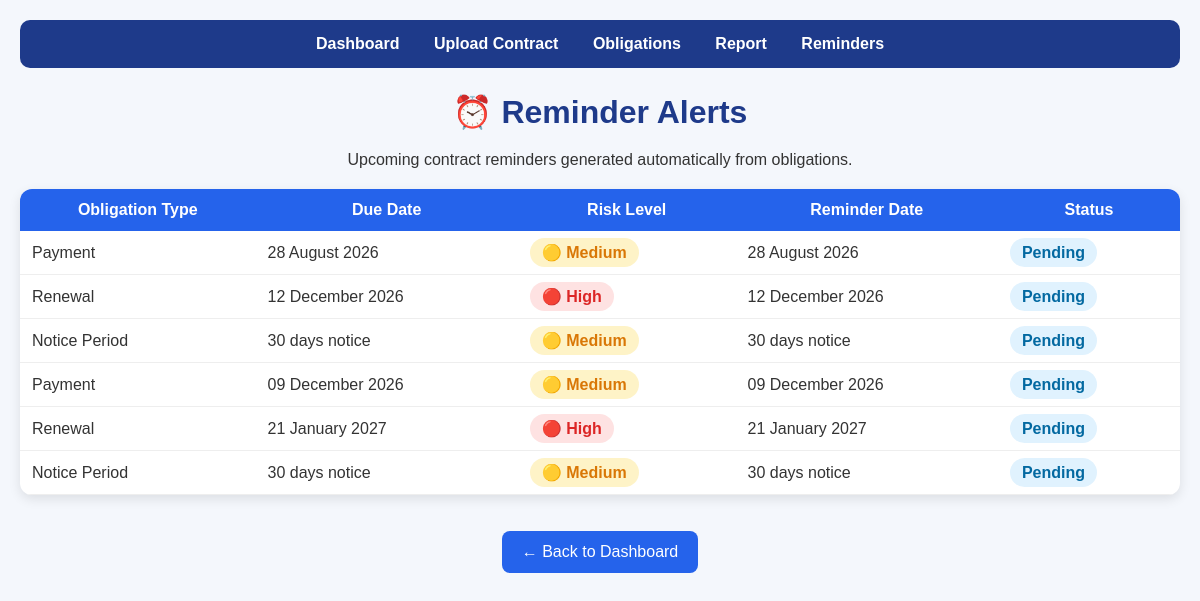
The app's page /reminders with its own data.
### tables this page shows
CREATE TABLE reminders(
        id INTEGER PRIMARY KEY AUTOINCREMENT,
        obligation_id INTEGER,
        reminder_date TEXT,
        status TEXT
    );

CREATE TABLE obligations(
        id INTEGER PRIMARY KEY AUTOINCREMENT,
        contract_id INTEGER,
        obligation_type TEXT,
        due_date TEXT,
        responsible_person TEXT,
        clause_text TEXT,
        risk_level TEXT,
        summary TEXT
    );

### app.py (the view)
@app.route('/reminders')
def reminders():
    conn = sqlite3.connect('database/contracts.db')
    cursor = conn.cursor()
    cursor.execute("""
        SELECT
            obligations.obligation_type,
            obligations.due_date,
            obligations.risk_level,
            reminders.reminder_date,
            reminders.status
        FROM reminders
        JOIN obligations
        ON reminders.obligation_id = obligations.id
    """)
    reminders_data = cursor.fetchall()
    conn.close()
    return render_template(
        'reminders.html',
        reminders=reminders_data
    )

### templates/reminders.html (shortened to what this page needs)
<!DOCTYPE html>
<html>
<head>
    <link rel="stylesheet" href="{{ url_for('static', filename='css/style.css') }}">
</head>
<body>
<div class="container">
    <nav>
        <a href="/dashboard">Dashboard</a>
        <a href="/upload">Upload Contract</a>
        <a href="/obligations">Obligations</a>
        <a href="/report">Report</a>
        <a href="/reminders">Reminders</a>
    </nav>
    <h1>⏰ Reminder Alerts</h1>
    <p style="text-align:center; margin-bottom:20px;">
        Upcoming contract reminders generated automatically from obligations.
    </p>
    <table>
        <tr>
            <th>Obligation Type</th>
            <th>Due Date</th>
            <th>Risk Level</th>
            <th>Reminder Date</th>
            <th>Status</th>
        </tr>
        {% for item in reminders %}
        <tr>
            <td>{{ item[0] }}</td>
            <td>{{ item[1] }}</td>
            {% if item[2] == "High" %}
            <td><span class="risk-high">🔴 High</span></td>
            {% elif item[2] == "Medium" %}
            <td><span class="risk-medium">🟡 Medium</span></td>
            {% else %}
            <td><span class="risk-low">🟢 Low</span></td>
            {% endif %}
            <td>{{ item[3] }}</td>
            <td><span class="status-pending">{{ item[4] }}</span></td>
        </tr>
        {% endfor %}
    </table>
    <br><br>
    <div style="text-align:center;">
        <a href="/dashboard" class="btn">← Back to Dashboard</a>
    </div>
</div>
</body>
</html>

### static/css/style.css (style rules this page uses)
* { margin:0; padding:0; box-sizing:border-box; font-family:'Poppins',sans-serif; }
body { background:#f4f7fc; color:#333; padding:20px; }
.container { max-width:1200px; margin:auto; }
h1 { text-align:center; margin-bottom:20px; color:#1e3a8a; }
nav { background:#1e3a8a; padding:15px; border-radius:10px; margin-bottom:25px; text-align:center; }
nav a { color:white; text-decoration:none; margin:0 15px; font-weight:500; }
button, .btn { background:#2563eb; color:white; border:none; padding:12px 20px; border-radius:8px; cursor:pointer; text-decoration:none; display:inline-block; }
table { width:100%; border-collapse:collapse; background:white; border-radius:12px; overflow:hidden; box-shadow:0 4px 12px rgba(0,0,0,0.1); }
th { background:#2563eb; color:white; padding:12px; }
td { padding:12px; border-bottom:1px solid #eee; }
a { color:#2563eb; text-decoration:none; }
.risk-high { background:#fee2e2; color:#dc2626; padding:6px 12px; border-radius:20px; font-weight:bold; }
.risk-medium { background:#fef3c7; color:#d97706; padding:6px 12px; border-radius:20px; font-weight:bold; }
.status-pending { background:#e0f2fe; color:#0369a1; padding:6px 12px; border-radius:20px; font-weight:bold; }
nav a { color:white; text-decoration:none; margin:0 15px; font-weight:600; transition:0.3s; }

### records on screen
reminders: obligation_type "Payment", due_date "28 August 2026", shows "🟡 Medium", reminder_date "28 August 2026", status "Pending"
reminders: obligation_type "Renewal", due_date "12 December 2026", shows "🔴 High", reminder_date "12 December 2026", status "Pending"
reminders: obligation_type "Notice Period", due_date "30 days notice", shows "🟡 Medium", reminder_date "30 days notice", status "Pending"
reminders: obligation_type "Payment", due_date "09 December 2026", shows "🟡 Medium", reminder_date "09 December 2026", status "Pending"
reminders: obligation_type "Renewal", due_date "21 January 2027", shows "🔴 High", reminder_date "21 January 2027", status "Pending"
reminders: obligation_type "Notice Period", due_date "30 days notice", shows "🟡 Medium", reminder_date "30 days notice", status "Pending"
